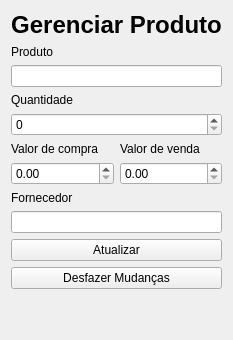
                <widget class="QWidget" name="Gerenciar_Produto">
                 <attribute name="title">
                  <string>Gerenciar Produto</string>
                 </attribute>
                 <layout class="QVBoxLayout" name="verticalLayout_18">
                  <item>
                   <layout class="QVBoxLayout" name="verticalLayout_39">
                    <property name="topMargin">
                     <number>0</number>
                    </property>
                    <item>
                     <layout class="QVBoxLayout" name="verticalLayout_40">
                      <item>
                       <widget class="QLabel" name="label_37">
                        <property name="text">
                         <string>&lt;html&gt;&lt;head/&gt;&lt;body&gt;&lt;p align=&quot;center&quot;&gt;&lt;span style=&quot; font-size:18pt; font-weight:700;&quot;&gt;Gerenciar Produto&lt;/span&gt;&lt;/p&gt;&lt;/body&gt;&lt;/html&gt;</string>
                        </property>
                       </widget>
                      </item>
                      <item>
                       <widget class="QLabel" name="label_38">
                        <property name="text">
                         <string>Produto</string>
                        </property>
                       </widget>
                      </item>
                      <item>
                       <widget class="QLineEdit" name="lineEditProduto">
                        <property name="enabled">
                         <bool>true</bool>
                        </property>
                       </widget>
                      </item>
                     </layout>
                    </item>
                    <item>
                     <layout class="QVBoxLayout" name="verticalLayout_41">
                      <item>
                       <widget class="QLabel" name="label_39">
                        <property name="text">
                         <string>Quantidade</string>
                        </property>
                       </widget>
                      </item>
                      <item>
                       <widget class="QSpinBox" name="spinQuantidade">
                        <property name="maximum">
                         <number>999999999</number>
                        </property>
                       </widget>
                      </item>
                     </layout>
                    </item>
                    <item>
                     <layout class="QHBoxLayout" name="horizontalLayout_20">
                      <item>
                       <layout class="QVBoxLayout" name="verticalLayout_42">
                        <item>
                         <widget class="QLabel" name="label_40">
                          <property name="text">
                           <string>Valor de compra</string>
                          </property>
                         </widget>
                        </item>
                        <item>
                         <widget class="QDoubleSpinBox" name="doubleSpinCompra">
                          <property name="maximum">
                           <double>999999.000000000000000</double>
                          </property>
                         </widget>
                        </item>
                       </layout>
                      </item>
                      <item>
                       <layout class="QVBoxLayout" name="verticalLayout_43">
                        <item>
                         <widget class="QLabel" name="label_41">
                          <property name="text">
                           <string>Valor de venda</string>
                          </property>
                         </widget>
                        </item>
                        <item>
                         <widget class="QDoubleSpinBox" name="doubleSpinVenda">
                          <property name="maximum">
                           <double>999999.000000000000000</double>
                          </property>
                         </widget>
                        </item>
                       </layout>
                      </item>
                     </layout>
                    </item>
                    <item>
                     <layout class="QVBoxLayout" name="verticalLayout_44">
                      <item>
                       <widget class="QLabel" name="label_42">
                        <property name="text">
                         <string>Fornecedor</string>
                        </property>
                       </widget>
                      </item>
                      <item>
                       <widget class="QLineEdit" name="lineEditFornecedor"/>
                      </item>
                     </layout>
                    </item>
                    <item>
                     <widget class="QPushButton" name="btnAtualizar">
                      <property name="text">
                       <string>Atualizar</string>
                      </property>
                     </widget>
                    </item>
                    <item>
                     <widget class="QPushButton" name="btnDesfazerEstoque">
                      <property name="text">
                       <string>Desfazer Mudanças</string>
                      </property>
                     </widget>
                    </item>
                    <item>
                     <spacer name="verticalSpacer_20">
                      <property name="orientation">
                       <enum>Qt::Orientation::Vertical</enum>
                      </property>
                      <property name="sizeType">
                       <enum>QSizePolicy::Policy::Expanding</enum>
                      </property>
                      <property name="sizeHint" stdset="0">
                       <size>
                        <width>20</width>
                        <height>40</height>
                       </size>
                      </property>
                     </spacer>
                    </item>
                   </layout>
                  </item>
                 </layout>
                </widget>
